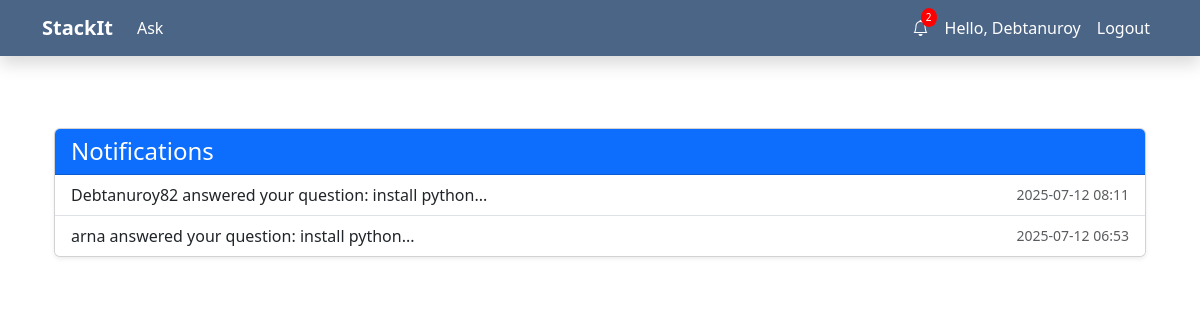
Screenshot of /notifications (signed in) with the database file from the repository.
### app.py (models this page shows)
class User(UserMixin, db.Model):
    id = db.Column(db.Integer, primary_key=True)
    username = db.Column(db.String(80), unique=True, nullable=False)
    email = db.Column(db.String(120), unique=True, nullable=False)
    password_hash = db.Column(db.String(120), nullable=False)
    is_admin = db.Column(db.Boolean, default=False)
    created_at = db.Column(db.DateTime, default=datetime.utcnow)
    questions = db.relationship('Question', backref='author', lazy=True)
    answers = db.relationship('Answer', backref='author', lazy=True)
    votes = db.relationship('Vote', backref='user', lazy=True)
    notifications = db.relationship('Notification', backref='user', lazy=True)

class Notification(db.Model):
    id = db.Column(db.Integer, primary_key=True)
    user_id = db.Column(db.Integer, db.ForeignKey('user.id'), nullable=False)
    message = db.Column(db.String(200), nullable=False)
    is_read = db.Column(db.Boolean, default=False)
    created_at = db.Column(db.DateTime, default=datetime.utcnow)

### app.py (the view)
@app.route('/notifications')
@login_required
def notifications():
    notifications = Notification.query.filter_by(user_id=current_user.id)\
                                    .order_by(Notification.created_at.desc()).all()
    for notification in notifications:
        notification.is_read = True
    db.session.commit()
    return render_template('notifications.html', notifications=notifications)

### app.py (called while the page is built)
@login_manager.user_loader
def load_user(user_id):
    return User.query.get(int(user_id))

### templates/notifications.html
{% extends 'base.html' %}
{% block content %}
<link href="https://cdn.jsdelivr.net/npm/bootstrap@5.3.0/dist/css/bootstrap.min.css" rel="stylesheet">
<div class="container mt-5">
  <div class="card shadow-sm">
    <div class="card-header bg-primary text-white">
      <h4 class="mb-0">Notifications</h4>
    </div>
    <ul class="list-group list-group-flush">
      {% if notifications %}
        {% for notification in notifications %}
        <li class="list-group-item d-flex justify-content-between align-items-center">
          <div>{{ notification.message }}</div>
          <small class="text-muted">{{ notification.created_at.strftime('%Y-%m-%d %H:%M') }}</small>
        </li>
        {% endfor %}
      {% else %}
        <li class="list-group-item text-center">You have no notifications.</li>
      {% endif %}
    </ul>
  </div>
</div>
{% endblock %}

### templates/base.html (shortened to what this page needs)
<!DOCTYPE html>
<html lang="en">
<head>
    <link href="https://cdn.jsdelivr.net/npm/bootstrap@5.3.0/dist/css/bootstrap.min.css" rel="stylesheet">
    <link href="https://cdn.jsdelivr.net/npm/bootstrap-icons@1.10.5/font/bootstrap-icons.css" rel="stylesheet">
</head>
<body>
<nav class="navbar navbar-expand-lg navbar-dark shadow">
  <div class="container">
    <a class="navbar-brand fw-bold" href="{{ url_for('index') }}">StackIt</a>
    <div class="collapse navbar-collapse" id="navbarNav">
      <ul class="navbar-nav me-auto">
        {% if current_user.is_authenticated %}
          <li class="nav-item">
            <a class="nav-link" href="{{ url_for('ask_question') }}">Ask</a>
          </li>
        {% endif %}
      </ul>
      <ul class="navbar-nav">
        {% if current_user.is_authenticated %}
          <li class="nav-item">
            <a class="nav-link notification-bell position-relative" href="{{ url_for('notifications') }}">
              <i class="bi bi-bell"></i>
              <span id="notif-count" class="notification-count" style="display:none;"></span>
            </a>
          </li>
          <li class="nav-item">
            <a class="nav-link" href="#">Hello, {{ current_user.username }}</a>
          </li>
          <li class="nav-item">
            <a class="nav-link" href="{{ url_for('logout') }}">Logout</a>
          </li>
        {% endif %}
      </ul>
    </div>
  </div>
</nav>
<div class="container py-4">
  {% block content %}{% endblock %}
</div>
</body>
</html>

### templates/base.html (style rules this page uses)
body { background: #f8f9fa; font-family: 'Segoe UI', Tahoma, Geneva, Verdana, sans-serif; }
.navbar { background-color: #4B6587; }
.navbar-brand, .nav-link, .dropdown-item { color: #ffffff !important; }
.notification-bell { position: relative; }
.notification-count { position: absolute; top: 0; right: 0; background-color: red; color: white; font-size: 10px; padding: 2px 5px; border-radius: 50%; }

### rows the page displays
User: username "Debtanuroy"
Notification: message "Debtanuroy82 answered your question: install python...", created_at "2025-07-12 08:11"
Notification: message "arna answered your question: install python...", created_at "2025-07-12 06:53"
